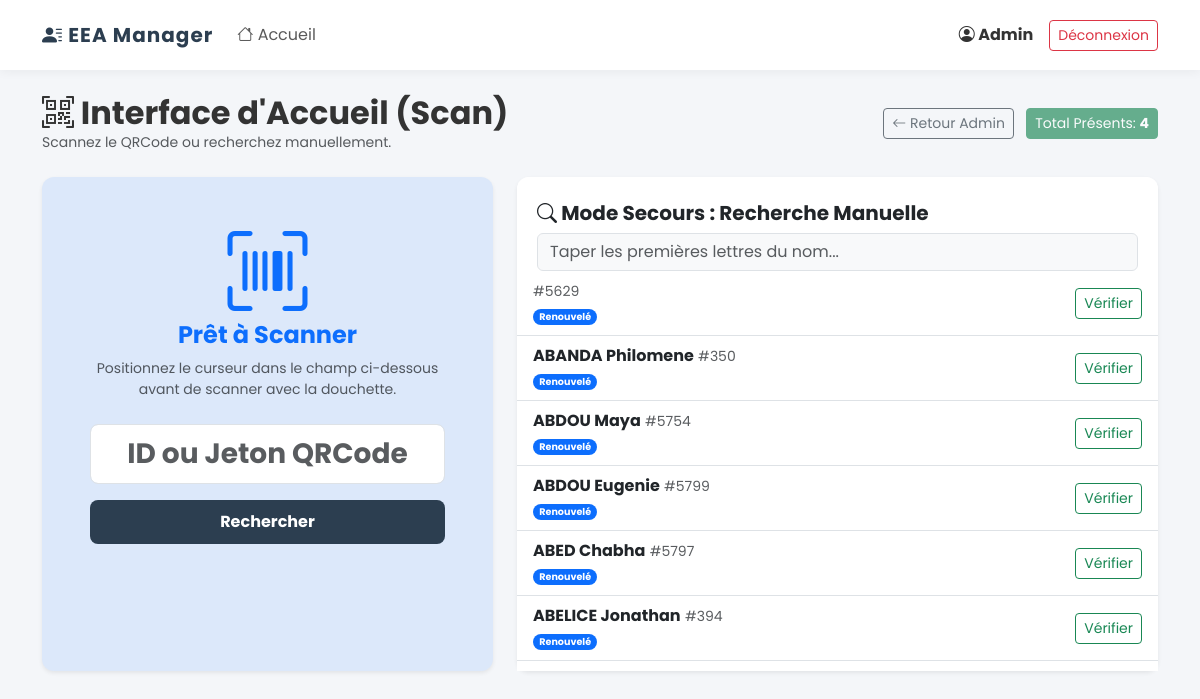
Screenshot of /manager (signed in) with the database file from the repository.
### app/models.py (models this page shows)
class Member(db.Model):
    __tablename__ = 'members'
    id = db.Column(db.Integer, primary_key=True)
    nom = db.Column(db.String(100))
    prenom = db.Column(db.String(100))
    email = db.Column(db.String(120))
    telephone = db.Column(db.String(20))
    renouvellement = db.Column(db.String(10)) # 'Oui' ou 'Non'
    is_present = db.Column(db.Boolean, default=False)
    is_refused = db.Column(db.Boolean, default=False)
    check_in_time = db.Column(db.String(20)) # Heure format HH:MM:SS
    adresse = db.Column(db.String(200))
    code_postal = db.Column(db.String(20))
    ville = db.Column(db.String(100))
    date_naissance = db.Column(db.String(20))
    civilite = db.Column(db.String(20))
    nationalite = db.Column(db.String(50))
    metier = db.Column(db.String(100))
    date_bapteme = db.Column(db.String(50))
    lieu_bapteme = db.Column(db.String(100))
    statut_membre = db.Column(db.String(50), default="Membre année en cours")
    qr_code_token = db.Column(db.String(100), unique=True)

### app/routes/scan.py (the view)
@bp.route('/manager')
@admin_required
def manager_interface():
    membres = Member.query.order_by(Member.nom).all()
    total = len(membres)
    presents = sum(1 for m in membres if m.is_present)
    return render_template('scan/manager.html', membres=membres, stats={"total": total, "presents": presents})

### app/routes/admin.py (called while the page is built)
def admin_required(f):
    @wraps(f)
    def decorated_function(*args, **kwargs):
        if 'user_id' not in session or session.get('role') != 'admin':
            flash("Accès non autorisé.", "danger")
            return redirect(url_for('portal.index'))
        return f(*args, **kwargs)
    return decorated_function

### app/templates/scan/manager.html (shortened to what this page needs)
{% extends "base.html" %}
{% block content %}
<div class="row align-items-center mb-4">
    <div class="col-md-6">
        <h2 class="fw-bold m-0"><i class="bi bi-qr-code-scan"></i> Interface d'Accueil (Scan)</h2>
        <p class="text-muted small mb-0">Scannez le QRCode ou recherchez manuellement.</p>
    </div>
    <div class="col-md-6 text-end">
        <a href="{{ url_for('admin.ag_dashboard') }}" class="btn btn-outline-secondary btn-sm"><i
                class="bi bi-arrow-left"></i> Retour Admin</a>
        <button class="btn btn-success btn-sm ms-2" disabled>Total Présents: <span id="counter" class="fw-bold">{{
                stats.presents }}</span></button>
    </div>
</div>
<div class="row g-4">
    <div class="col-md-5">
        <div class="card shadow-sm border-0 h-100 bg-primary bg-opacity-10 border border-primary">
            <div class="card-body text-center p-5" id="scanZone">
                <i class="bi bi-upc-scan display-1 text-primary mb-3"></i>
                <h4 class="fw-bold text-primary">Prêt à Scanner</h4>
                <p class="text-muted small mb-4">Positionnez le curseur dans le champ ci-dessous avant de scanner avec
                    la douchette.</p>
                <form id="scanForm" onsubmit="event.preventDefault(); processScan();">
                    <input type="text" id="scanInput" class="form-control form-control-lg text-center fw-bold fs-3 mb-3"
                        placeholder="ID ou Jeton QRCode" autofocus autocomplete="off">
                    <button type="submit" class="btn btn-primary w-100 fw-bold">Rechercher</button>
                </form>
            </div>
        </div>
    </div>
    <div class="col-md-7">
        <div class="card shadow-sm border-0 h-100">
            <div class="card-header bg-white border-bottom-0 pt-4 pb-0">
                <h5 class="fw-bold"><i class="bi bi-search"></i> Mode Secours : Recherche Manuelle</h5>
                <input type="text" id="searchInput" class="form-control bg-light mt-2"
                    placeholder="Taper les premières lettres du nom...">
            </div>
            <div class="card-body p-0">
                <div class="list-group list-group-flush" id="memberList" style="max-height: 400px; overflow-y: auto;">
                    {% for m in membres %}
                    <div
                        class="list-group-item list-group-item-action d-flex justify-content-between align-items-center member-item">
                        <div>
                            <span class="member-name fw-bold">{{ m.nom }} {{ m.prenom }}</span> <small
                                class="text-muted">#{{ m.id }}</small>
                            <br>
                            {% if m.statut_membre == 'Membre année en cours' %}
                            <span class="badge bg-primary rounded-pill small" style="font-size:0.6rem;">Renouvelé</span>
                            {% elif m.statut_membre == 'Futur membre' %}
                            <span class="badge bg-info text-dark rounded-pill small"
                                style="font-size:0.6rem;">Nouveau</span>
                            {% else %}
                            <span class="badge bg-secondary rounded-pill small" style="font-size:0.6rem;">Ancien</span>
                            {% endif %}
                        </div>
                        <div>
                            {% if m.is_refused %}
                            <span class="badge bg-danger">Refusé</span>
                            {% elif m.is_present %}
                            <span class="badge bg-success" id="badge-{{m.id}}"><i class="bi bi-check-all"></i>
                                Présent</span>
                            {% else %}
                            <button class="btn btn-sm btn-outline-success checkin-btn" id="btn-{{m.id}}"
                                onclick="manualPreview('{{m.id}}')">Vérifier</button>
                            {% endif %}
                        </div>
                    </div>
                    {% endfor %}
                </div>
            </div>
        </div>
    </div>
</div>
{% endblock %}

### app/templates/base.html (shortened to what this page needs)
<!DOCTYPE html>
<html lang="fr">
<head>
    <link href="https://cdn.jsdelivr.net/npm/bootstrap@5.3.0/dist/css/bootstrap.min.css" rel="stylesheet">
    <link rel="stylesheet" href="https://cdn.jsdelivr.net/npm/bootstrap-icons@1.10.0/font/bootstrap-icons.css">
</head>
<body>
    <nav class="navbar navbar-expand-lg">
        <div class="container">
            <a class="navbar-brand fw-bold text-primary" href="{{ url_for('portal.index') }}"><i
                    class="bi bi-person-lines-fill"></i>
                EEA Manager</a>
            <div class="collapse navbar-collapse" id="navbarContent">
                <ul class="navbar-nav me-auto mb-2 mb-lg-0">
                    <li class="nav-item">
                        <a class="nav-link" href="{{ url_for('portal.index') }}"><i class="bi bi-house"></i> Accueil</a>
                    </li>
                </ul>
                <div class="d-flex align-items-center">
                    {% if session.get('user_id') %}
                    <span class="me-3 fw-bold"><i class="bi bi-person-circle"></i> {{ session.get('username')|capitalize
                        }}</span>
                    <a href="{{ url_for('admin.logout') }}" class="btn btn-outline-danger btn-sm">Déconnexion</a>
                    {% else %}
                    <a href="{{ url_for('admin.login') }}" class="btn btn-outline-secondary btn-sm"><i
                            class="bi bi-shield-lock"></i> Administration</a>
                    {% endif %}
                </div>
            </div>
        </div>
    </nav>
    <div class="container mt-4">
        {% block content %}{% endblock %}
    </div>
</body>
</html>

### app/templates/base.html (style rules this page uses)
:root { --primary-color: #2c3e50; --accent-color: #3498db; --success-color: #2ecc71; --danger-color: #e74c3c; --bg-color: #f4f6f9; }
body { font-family: 'Poppins', sans-serif; background-color: var(--bg-color); color: #333; }
.navbar { background-color: white; box-shadow: 0 2px 10px rgba(0, 0, 0, 0.05); padding: 15px 0; }
.navbar-brand { font-weight: 600; letter-spacing: 1px; color: var(--primary-color) !important; }
.card { border: none; border-radius: 12px; box-shadow: 0 4px 15px rgba(0, 0, 0, 0.03); }
.card-header { background: white; border-bottom: 2px solid #f0f2f5; font-weight: 600; padding: 15px 20px; border-radius: 12px 12px 0 0 !important; }
.btn-primary { background-color: var(--primary-color); border: none; padding: 10px 20px; border-radius: 8px; }

### rows the page displays
Member: id "5629", shows "Renouvelé"
Member: nom "ABANDA", prenom "Philomene", id "350", shows "Renouvelé"
Member: nom "ABDOU", prenom "Maya", id "5754", shows "Renouvelé"
Member: nom "ABDOU", prenom "Eugenie", id "5799", shows "Renouvelé"
Member: nom "ABED", prenom "Chabha", id "5797", shows "Renouvelé"
Member: nom "ABELICE", prenom "Jonathan", id "394", shows "Renouvelé"

### other values shown
{{ session.get('username')|capitalize }} "Admin"
{{ stats.presents }} "4"
